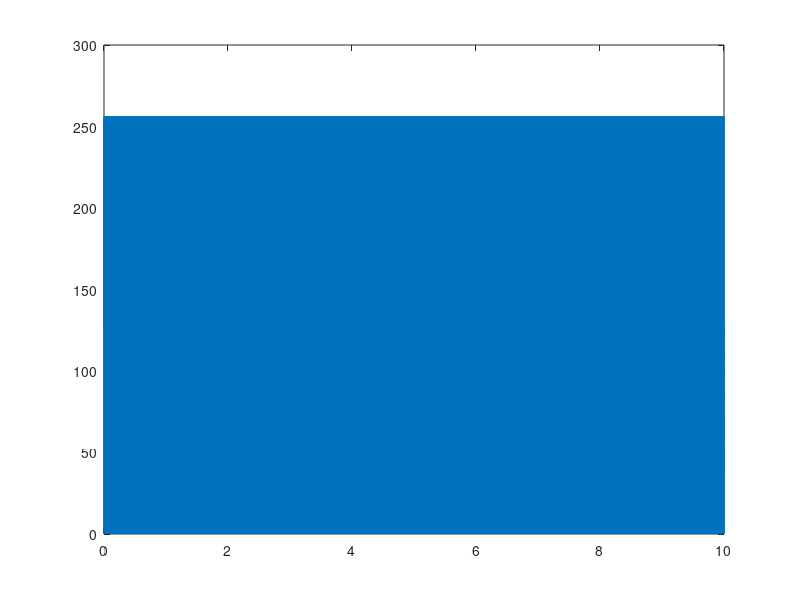

MATLAB code to generate this figure:
% Init Values
sec = 10;
sample_rate = 44100;
time = 0:1/sample_rate:sec;
freq = 440;
bit = 8;

% Generate sin 440Hz wave
samples = sin(2.*pi.*freq.*time);
samples = samples.*(2^bit/2) + (2^bit/2);

% Convert 12 bit to 16 bit
%samples = samples.*16;

% Save as binary file
fileID = fopen('gen-sin-8bit.raw','w');
fwrite(fileID, samples, 'uint8');
fclose(fileID);

% plot
plot(time, samples);